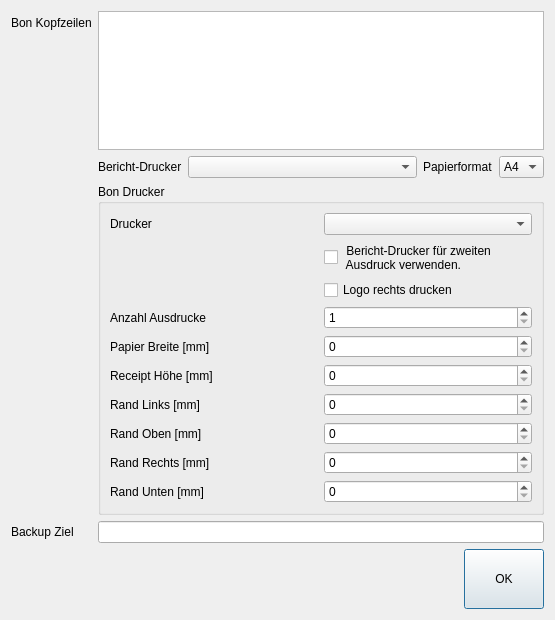
<?xml version="1.0" encoding="UTF-8"?>
<ui version="4.0">
 <author>Copyright 2010, Martin Koller</author>
 <class>SettingsDialog</class>
 <widget class="QDialog" name="SettingsDialog">
  <property name="geometry">
   <rect>
    <x>0</x>
    <y>0</y>
    <width>555</width>
    <height>620</height>
   </rect>
  </property>
  <property name="windowTitle">
   <string>Einstellungen</string>
  </property>
  <layout class="QFormLayout" name="formLayout">
   <item row="0" column="0">
    <widget class="QLabel" name="label_2">
     <property name="text">
      <string>Bon Kopfzeilen</string>
     </property>
    </widget>
   </item>
   <item row="0" column="1">
    <widget class="QTextEdit" name="printHeader">
     <property name="maximumSize">
      <size>
       <width>16777215</width>
       <height>140</height>
      </size>
     </property>
    </widget>
   </item>
   <item row="2" column="1">
    <layout class="QHBoxLayout" name="horizontalLayout">
     <item>
      <widget class="QLabel" name="label_10">
       <property name="text">
        <string>Bericht-Drucker</string>
       </property>
      </widget>
     </item>
     <item>
      <widget class="QComboBox" name="reportPrinter">
       <property name="sizePolicy">
        <sizepolicy hsizetype="Expanding" vsizetype="Fixed">
         <horstretch>0</horstretch>
         <verstretch>0</verstretch>
        </sizepolicy>
       </property>
       <property name="minimumSize">
        <size>
         <width>150</width>
         <height>0</height>
        </size>
       </property>
      </widget>
     </item>
     <item>
      <widget class="QLabel" name="label_12">
       <property name="text">
        <string>Papierformat</string>
       </property>
      </widget>
     </item>
     <item>
      <widget class="QComboBox" name="paperSize">
       <item>
        <property name="text">
         <string>A4</string>
        </property>
       </item>
       <item>
        <property name="text">
         <string>A5</string>
        </property>
       </item>
      </widget>
     </item>
    </layout>
   </item>
   <item row="3" column="1">
    <widget class="QGroupBox" name="groupBox">
     <property name="sizePolicy">
      <sizepolicy hsizetype="Expanding" vsizetype="Preferred">
       <horstretch>0</horstretch>
       <verstretch>0</verstretch>
      </sizepolicy>
     </property>
     <property name="minimumSize">
      <size>
       <width>0</width>
       <height>100</height>
      </size>
     </property>
     <property name="title">
      <string>Bon Drucker</string>
     </property>
     <layout class="QGridLayout" name="gridLayout">
      <item row="1" column="2">
       <widget class="QCheckBox" name="useReportPrinter">
        <property name="text">
         <string> Bericht-Drucker für zweiten
 Ausdruck verwenden.</string>
        </property>
       </widget>
      </item>
      <item row="4" column="0">
       <widget class="QLabel" name="label">
        <property name="text">
         <string>Anzahl Ausdrucke</string>
        </property>
       </widget>
      </item>
      <item row="4" column="2">
       <widget class="QSpinBox" name="numberCopies">
        <property name="minimum">
         <number>1</number>
        </property>
        <property name="maximum">
         <number>2</number>
        </property>
       </widget>
      </item>
      <item row="9" column="2">
       <widget class="QSpinBox" name="marginRight"/>
      </item>
      <item row="5" column="0">
       <widget class="QLabel" name="label_4">
        <property name="text">
         <string>Papier Breite [mm]</string>
        </property>
       </widget>
      </item>
      <item row="5" column="2">
       <widget class="QSpinBox" name="paperWidth">
        <property name="maximum">
         <number>500</number>
        </property>
       </widget>
      </item>
      <item row="7" column="0">
       <widget class="QLabel" name="label_6">
        <property name="text">
         <string>Rand Links [mm]</string>
        </property>
       </widget>
      </item>
      <item row="6" column="0">
       <widget class="QLabel" name="label_5">
        <property name="text">
         <string>Receipt Höhe [mm]</string>
        </property>
       </widget>
      </item>
      <item row="8" column="2">
       <widget class="QSpinBox" name="marginTop"/>
      </item>
      <item row="6" column="2">
       <widget class="QSpinBox" name="paperHeight">
        <property name="maximum">
         <number>10000</number>
        </property>
       </widget>
      </item>
      <item row="7" column="2">
       <widget class="QSpinBox" name="marginLeft"/>
      </item>
      <item row="8" column="0">
       <widget class="QLabel" name="label_7">
        <property name="text">
         <string>Rand Oben [mm]</string>
        </property>
       </widget>
      </item>
      <item row="9" column="0">
       <widget class="QLabel" name="label_9">
        <property name="text">
         <string>Rand Rechts [mm]</string>
        </property>
       </widget>
      </item>
      <item row="10" column="2">
       <widget class="QSpinBox" name="marginBottom"/>
      </item>
      <item row="10" column="0">
       <widget class="QLabel" name="label_8">
        <property name="text">
         <string>Rand Unten [mm]</string>
        </property>
       </widget>
      </item>
      <item row="2" column="2">
       <widget class="QCheckBox" name="logoRight">
        <property name="text">
         <string>Logo rechts drucken</string>
        </property>
       </widget>
      </item>
      <item row="0" column="2">
       <widget class="QComboBox" name="receiptPrinter"/>
      </item>
      <item row="0" column="0">
       <widget class="QLabel" name="label_3">
        <property name="text">
         <string>Drucker</string>
        </property>
       </widget>
      </item>
     </layout>
    </widget>
   </item>
   <item row="5" column="0">
    <widget class="QLabel" name="label_11">
     <property name="text">
      <string>Backup Ziel</string>
     </property>
    </widget>
   </item>
   <item row="5" column="1">
    <widget class="QLineEdit" name="backupTarget"/>
   </item>
   <item row="6" column="1">
    <layout class="QHBoxLayout" name="horizontalLayout_2">
     <item>
      <spacer name="horizontalSpacer">
       <property name="orientation">
        <enum>Qt::Horizontal</enum>
       </property>
       <property name="sizeHint" stdset="0">
        <size>
         <width>40</width>
         <height>20</height>
        </size>
       </property>
      </spacer>
     </item>
     <item>
      <widget class="QPushButton" name="pushButton">
       <property name="minimumSize">
        <size>
         <width>0</width>
         <height>60</height>
        </size>
       </property>
       <property name="text">
        <string>OK</string>
       </property>
       <property name="icon">
        <iconset resource="../qrk.qrc">
         <normaloff>:/icons/ok.png</normaloff>:/icons/ok.png</iconset>
       </property>
       <property name="iconSize">
        <size>
         <width>32</width>
         <height>32</height>
        </size>
       </property>
      </widget>
     </item>
    </layout>
   </item>
  </layout>
  <zorder>groupBox</zorder>
  <zorder>label_2</zorder>
  <zorder>backupTarget</zorder>
  <zorder>printHeader</zorder>
  <zorder>label_11</zorder>
 </widget>
 <resources>
  <include location="../qrk.qrc"/>
 </resources>
 <connections>
  <connection>
   <sender>pushButton</sender>
   <signal>clicked()</signal>
   <receiver>SettingsDialog</receiver>
   <slot>accept()</slot>
   <hints>
    <hint type="sourcelabel">
     <x>469</x>
     <y>543</y>
    </hint>
    <hint type="destinationlabel">
     <x>39</x>
     <y>506</y>
    </hint>
   </hints>
  </connection>
 </connections>
</ui>
